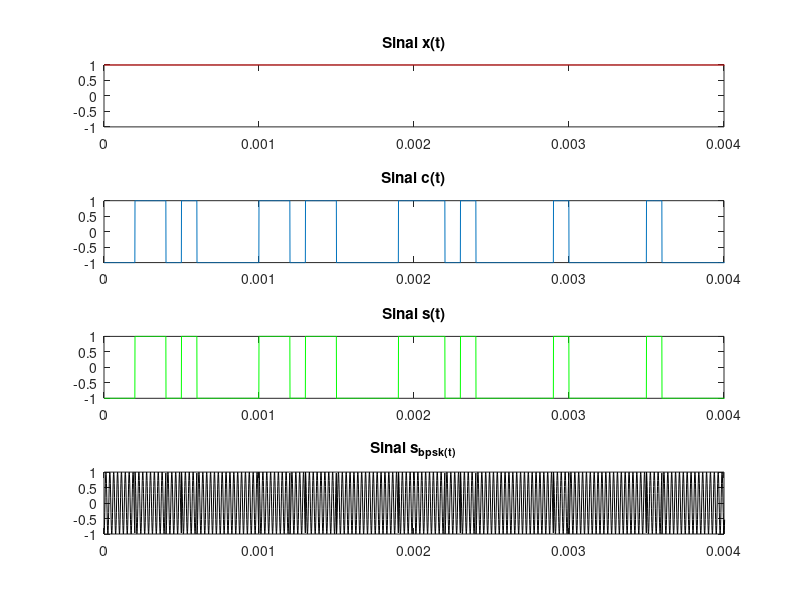
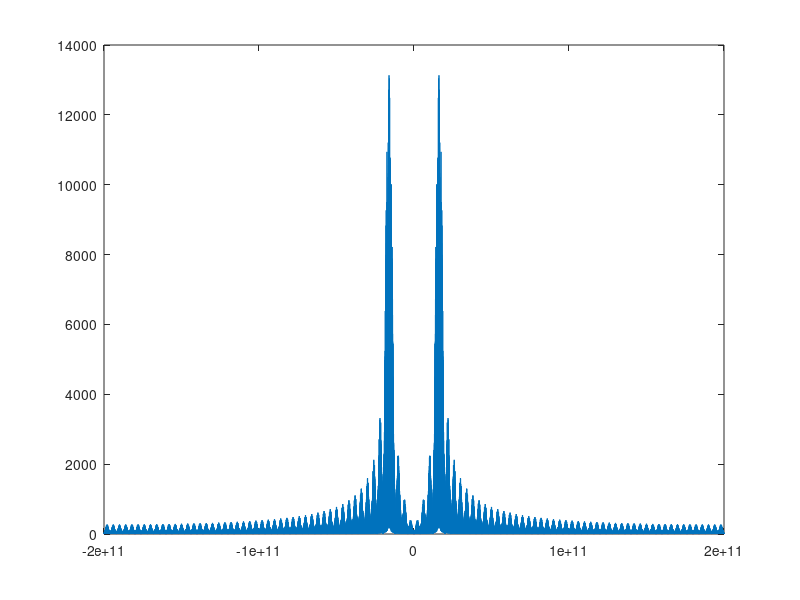

Reproduce these figures in MATLAB, in order.
%fazer superamostragem 
%c(t) = codigo
%x(t) = info
%s = tamanho 100000
%t = [0,Tb) com um milhão de pontos
%f = [-fa/2,fa/2]
clear all;
close all;
Nb = 800; % Numero de bits transmitidos
L = 200; % Periodo do pseudo-codigo
N = 10; % Numero de chips por bit de informacao
fc = 40e3; % frequencia da modulacao BPSK
Rb = 1e3; % taxa de bits
amostra_chip = 100; % Numero de amostras por chip
fc = 40e3; %freq portadora
x_t = randi([0 1],1,Nb)*2-1;
c_t = randi([0 1],1,L)*2-1;
up = amostra_chip*N; % numero de amostras por bit
fa = Rb*up; % frequencia de amostragem (numero de amostras por segundo)
dur = Nb/Rb;
Ta = 1/fa;
t = 0:Ta:dur-Ta; %tempo
pt = cos(2*pi*fc*t);
%superamostragem
filtro = ones(1,up);
x_t_up = filter(filtro,1, upsample(x_t,up));
filtro_c = ones(1,amostra_chip);
c_t_up = filter(filtro_c,1, upsample(c_t,amostra_chip));
c_t_up = repmat(c_t_up,1,length(x_t_up)/length(c_t_up));
s_t = x_t_up.*c_t_up;
psk = s_t.*pt;

%ver melhor vetor de frequencia
%frequencia
vetor = [-length(t)/2:length(t)/2-1];
f = vetor*fa/2;
X = fft(x_t_up);
C = fft(c_t_up);
S = fft(s_t);
PSK = fft(psk);
%tempo
figure()
subplot(411);
plot(t,x_t_up,'r');
title('Sinal x(t)')
xlim([0 4*1/up]);
subplot(412);
plot(t,c_t_up);
title('Sinal c(t)')
xlim([0 4*1/up]);
subplot(413);
plot(t,s_t,'g');
xlim([0 4*1/up]);
title('Sinal s(t)')
subplot(414);
plot(t,psk,'k');
xlim([0 4*1/up]);
title('Sinal s_b_p_s_k_(_t_)');

figure();
plot(f,fftshift(abs(PSK))); 
